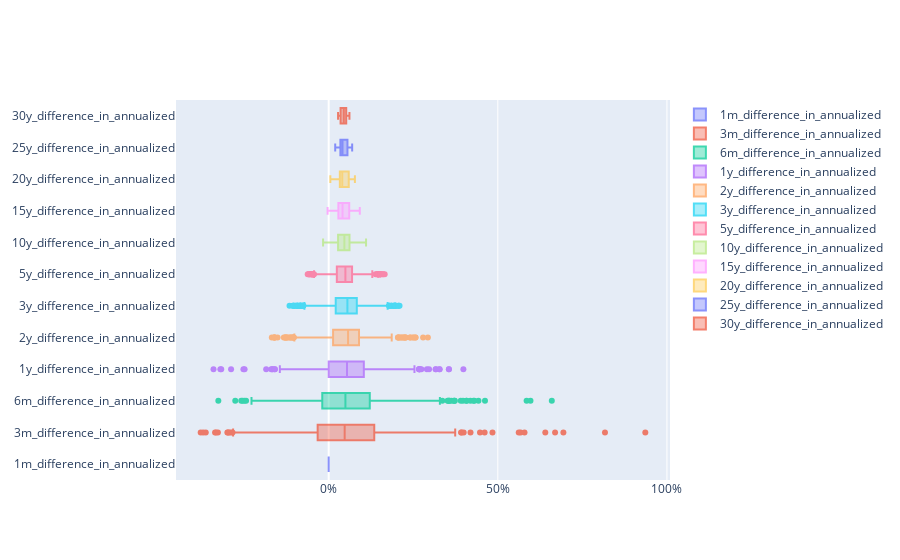

Notebook cell for this chart:
### Code cell
go.Figure(
    [
        go.Box(
            x=msci_world[column],
            name=column,
            opacity=0.75
            )
        for column in msci_world.loc[:, '1m_difference_in_annualized':'30y_difference_in_annualized'].columns
    ],
    layout = go.Layout(
        xaxis=dict(
            tickformat='.0%',
        )
    )
)

### Figure 1 — Plotly figure (JSON) as saved in the notebook; plotly's stock layout.template omitted (floating-point values rounded to 4 significant figures; data arrays with more than 128 entries replaced by an {"elided": "..."} marker saying what was removed)
{"data": [{"name": "1m_difference_in_annualized", "opacity": 0.75, "type": "box", "x": {"elided": "644 int values"}}, {"name": "3m_difference_in_annualized", "opacity": 0.75, "type": "box", "x": {"elided": "644 float values"}}, {"name": "6m_difference_in_annualized", "opacity": 0.75, "type": "box", "x": {"elided": "644 float values"}}, {"name": "1y_difference_in_annualized", "opacity": 0.75, "type": "box", "x": {"elided": "644 float values"}}, {"name": "2y_difference_in_annualized", "opacity": 0.75, "type": "box", "x": {"elided": "644 float values"}}, {"name": "3y_difference_in_annualized", "opacity": 0.75, "type": "box", "x": {"elided": "644 float values"}}, {"name": "5y_difference_in_annualized", "opacity": 0.75, "type": "box", "x": {"elided": "644 float values"}}, {"name": "10y_difference_in_annualized", "opacity": 0.75, "type": "box", "x": {"elided": "644 float values"}}, {"name": "15y_difference_in_annualized", "opacity": 0.75, "type": "box", "x": {"elided": "644 float values"}}, {"name": "20y_difference_in_annualized", "opacity": 0.75, "type": "box", "x": {"elided": "644 float values"}}, {"name": "25y_difference_in_annualized", "opacity": 0.75, "type": "box", "x": {"elided": "644 float values"}}, {"name": "30y_difference_in_annualized", "opacity": 0.75, "type": "box", "x": {"elided": "644 float values"}}], "layout": {"xaxis": {"tickformat": ".0%"}}}
